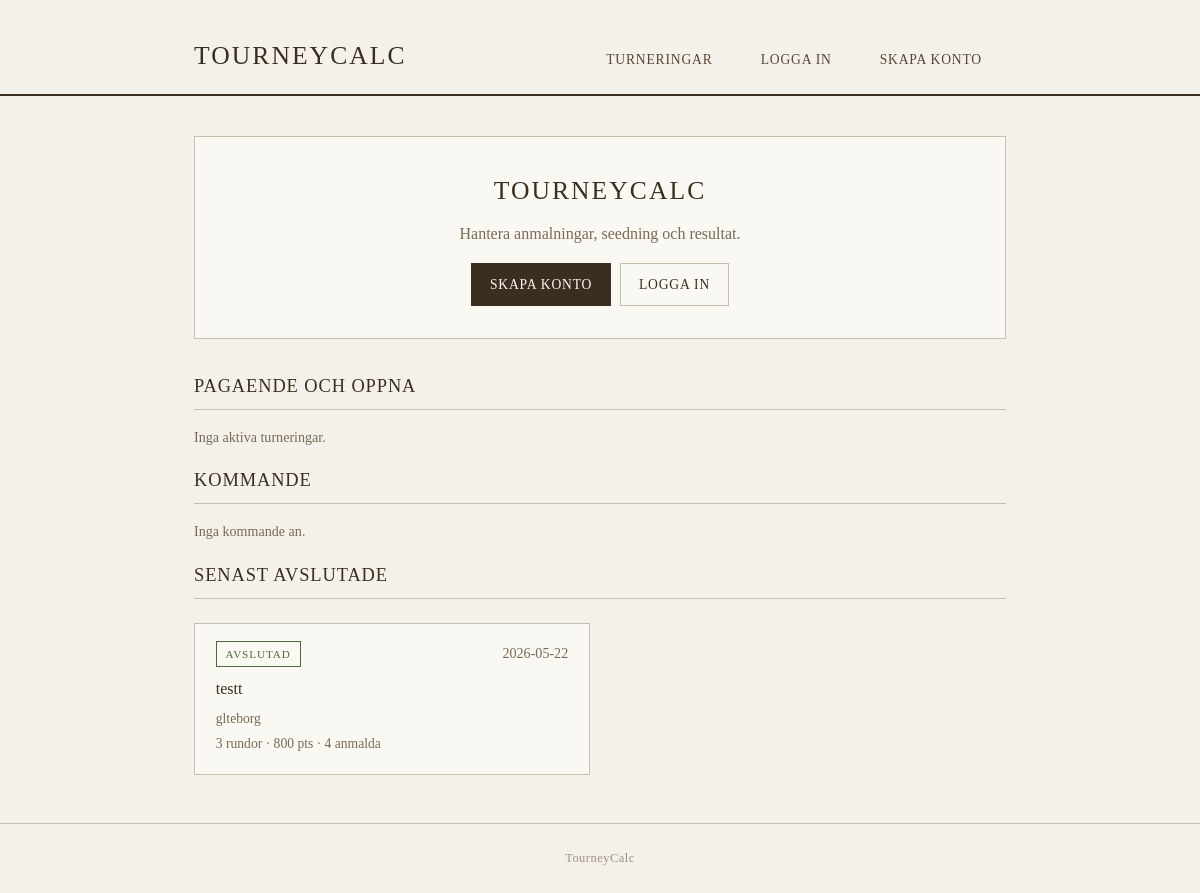
The page / on the database its author committed.
### models.py (models this page shows)
class Tournament(db.Model):
    __tablename__ = "tournaments"
    id = db.Column(db.Integer, primary_key=True)
    name = db.Column(db.String(160), nullable=False)
    slug = db.Column(db.String(180), unique=True, nullable=False)
    date = db.Column(db.Date, nullable=False)
    location = db.Column(db.String(160), nullable=False)
    description = db.Column(db.Text, default="")
    num_rounds = db.Column(db.Integer, default=3, nullable=False)
    points_limit = db.Column(db.Integer, default=800)
    win_tp = db.Column(db.Integer, default=3)
    draw_tp = db.Column(db.Integer, default=1)
    loss_tp = db.Column(db.Integer, default=0)
    state = db.Column(db.Enum(TournamentState), default=TournamentState.DRAFT, nullable=False)
    created_by = db.Column(db.Integer, db.ForeignKey("players.id"))
    created_at = db.Column(db.DateTime, default=datetime.utcnow)
    creator = db.relationship("Player")
    registrations = db.relationship("Registration", backref="tournament", cascade="all, delete-orphan")
    rounds = db.relationship("Round", backref="tournament", cascade="all, delete-orphan", order_by="Round.number")

### app.py (the view)
    @app.route("/")
    def home():
        from models import Tournament, TournamentState
        active = Tournament.query.filter(Tournament.state.in_([TournamentState.REGISTRATION, TournamentState.IN_PROGRESS])).order_by(Tournament.date.asc()).all()
        upcoming = Tournament.query.filter(Tournament.state == TournamentState.DRAFT).order_by(Tournament.date.asc()).all()
        finished = Tournament.query.filter(Tournament.state == TournamentState.FINISHED).order_by(Tournament.date.desc()).limit(5).all()
        return render_template("home.html", active=active, upcoming=upcoming, finished=finished)

### models.py (called while the page is built)
    @property
    def label(self):
        return {"draft":"Utkast","registration":"Anmalan oppen","in_progress":"Pagar","finished":"Avslutad"}[self.value]

    @property
    def css(self):
        return {"draft":"badge-muted","registration":"badge-info","in_progress":"badge-active","finished":"badge-done"}[self.value]

### templates/home.html
{% extends "base.html" %}{% block content %}
<section class="hero"><h1>TourneyCalc</h1>
<p>Hantera anmalningar, seedning och resultat.</p>
{% if not current_user.is_authenticated %}<div class="btn-row" style="justify-content:center">
<a class="btn btn-primary" href="{{ url_for('auth.register') }}">Skapa konto</a>
<a class="btn" href="{{ url_for('auth.login') }}">Logga in</a></div>{% endif %}</section>
<h2>Pagaende och oppna</h2>
{% if active %}<div class="card-grid">{% for t in active %}{% include "tournaments/_card.html" %}{% endfor %}</div>{% else %}<p class="muted">Inga aktiva turneringar.</p>{% endif %}
<h2>Kommande</h2>
{% if upcoming %}<div class="card-grid">{% for t in upcoming %}{% include "tournaments/_card.html" %}{% endfor %}</div>{% else %}<p class="muted">Inga kommande an.</p>{% endif %}
{% if finished %}<h2>Senast avslutade</h2><div class="card-grid">{% for t in finished %}{% include "tournaments/_card.html" %}{% endfor %}</div>{% endif %}
{% endblock %}

### templates/tournaments/_card.html
<a class="card" href="{{ url_for('t.detail', slug=t.slug) }}">
<div class="card-head"><span class="badge {{ t.state.css }}">{{ t.state.label }}</span>
<span class="muted">{{ t.date }}</span></div>
<h3>{{ t.name }}</h3>
<p class="muted">{{ t.location }}</p>
<p class="muted">{{ t.num_rounds }} rundor &middot; {{ t.points_limit }} pts &middot; {{ t.registrations|length }} anmalda</p>
</a>

### static/css/base.css (style rules this page uses)
*, *::before, *::after { box-sizing: border-box; margin: 0; padding: 0; }
body { font-family: 'Georgia', serif; background-color: #f4f1eb; color: #2c2c2c; font-size: 1rem; line-height: 1.7; }
h2 { font-size: 1.15rem; font-weight: normal; letter-spacing: 0.05em; text-transform: uppercase; color: #3b2e1e; margin-bottom: 1rem; border-bottom: 1px solid #c9bfad; padding-bottom: 0.4rem; }
p { margin-bottom: 1rem; color: #3a3530; }

### static/css/app.css (style rules this page uses)
:root { --c-ink:#3b2e1e; --c-text:#2c2c2c; --c-muted:#7a6a55; --c-line:#c9bfad; --c-paper:#faf8f3; --c-bg:#f4f1eb; --c-accent:#6b4a2b; --c-success:#4a6b3a; --c-danger:#8a3a2e; --c-info:#3a5a6b; }
.btn, button { display:inline-block; font-family:inherit; font-size:0.85rem; letter-spacing:0.06em; text-transform:uppercase; padding:0.55rem 1.1rem; border:1px solid var(--c-line); background:var(--c-paper); color:var(--c-ink); text-decoration:none; cursor:pointer; transition:border-color 0.2s, background 0.2s; }
.btn-primary { background:var(--c-ink); color:var(--c-paper); border-color:var(--c-ink); }
.btn-row { display:flex; gap:0.6rem; flex-wrap:wrap; margin-top:0.6rem; }
.badge { display:inline-block; font-size:0.7rem; letter-spacing:0.08em; text-transform:uppercase; padding:0.15rem 0.55rem; border:1px solid var(--c-line); background:var(--c-paper); color:var(--c-muted); }
.badge-done { color:var(--c-success); border-color:var(--c-success); }
.card-grid { display:grid; grid-template-columns:repeat(auto-fill, minmax(260px, 1fr)); gap:1.25rem; margin:1.5rem 0; }
.card { display:block; border:1px solid var(--c-line); background:var(--c-paper); padding:1.1rem 1.3rem; text-decoration:none; color:var(--c-text); transition:border-color 0.2s; }
.card-head { display:flex; justify-content:space-between; align-items:center; margin-bottom:0.5rem; }
.card h3 { font-size:1rem; font-weight:normal; color:var(--c-ink); margin-bottom:0.3rem; }
.card p { font-size:0.85rem; margin:0.1rem 0; }
.hero { border:1px solid var(--c-line); background:var(--c-paper); padding:2rem; margin-bottom:2rem; text-align:center; }
.hero h1 { font-size:1.6rem; font-weight:normal; letter-spacing:0.08em; text-transform:uppercase; color:var(--c-ink); margin-bottom:0.5rem; }
.hero p { color:var(--c-muted); margin-bottom:1rem; }
.muted { color:var(--c-muted); font-size:0.88rem; }

### rows shown on the page
Tournament: state.label "AVSLUTAD", date "2026-05-22", name "testt", location "glteborg", num_rounds "3", points_limit "800", registrations|length "4"
